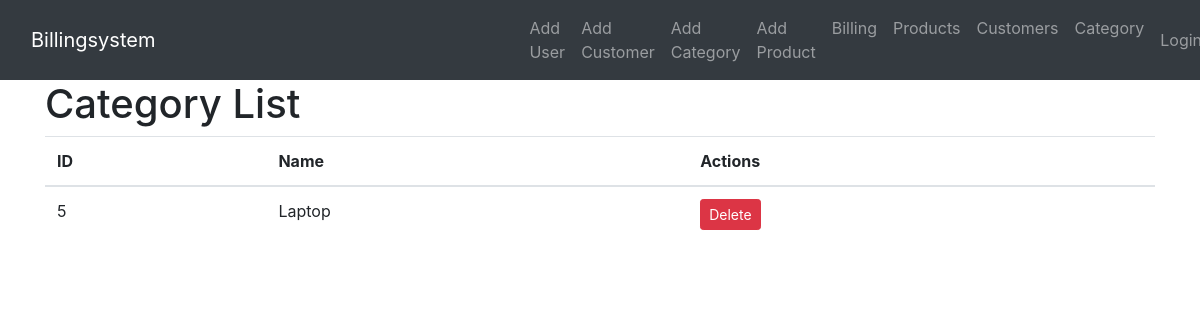
The page /categories/ on the database as committed earlier.
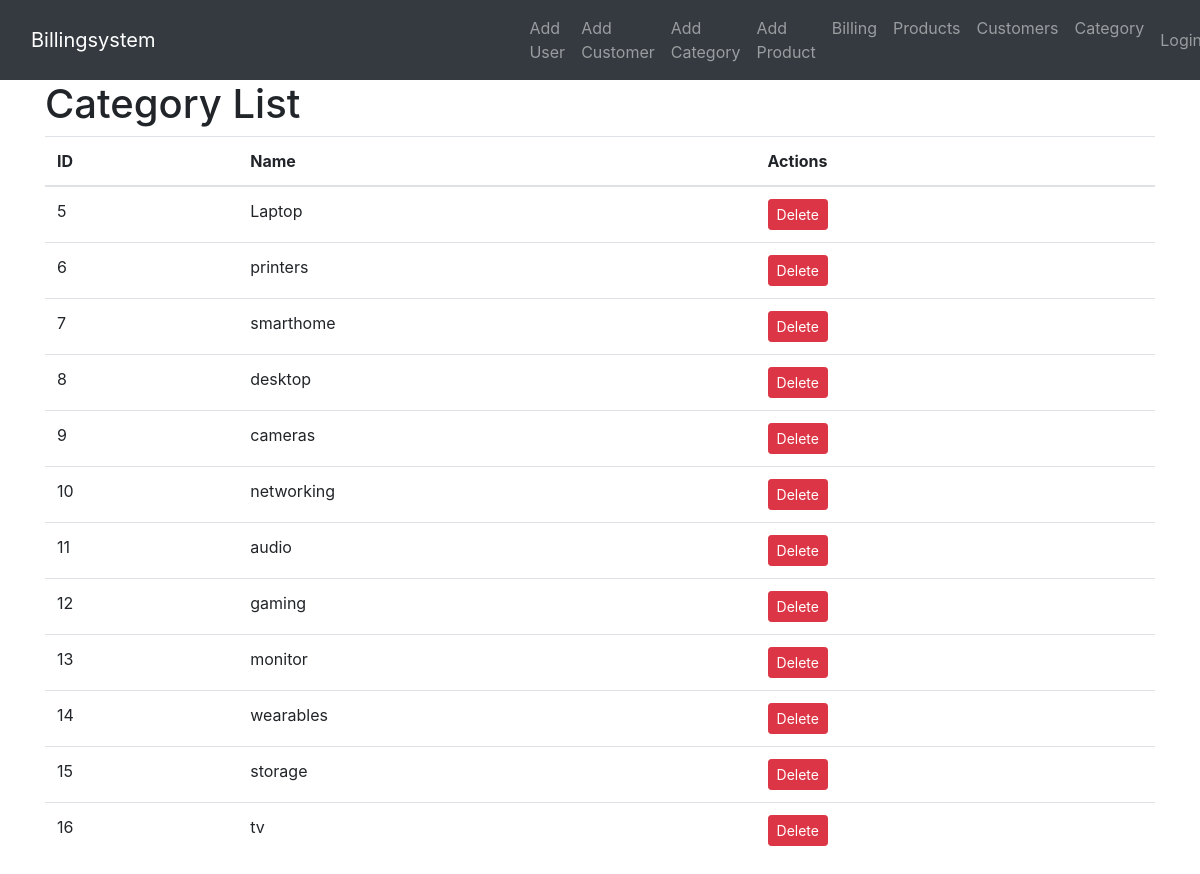
The same page on the database as committed later.
### billingsystemapp/models.py (models this page shows, shortened)
class Category(models.Model):
    name = models.CharField(max_length=100)

### billingsystemapp/views.py (the view)
# urls.py: path('categories/', views.category_list, name='category_list'),
def category_list(request):
    categories = Category.objects.all()
    return render(request, 'category_list.html', {'categories': categories})

### billingsystemapp/templates/category_list.html (shortened to what this page needs)
<!DOCTYPE html>
<html lang="en">
<head>
    <link rel="stylesheet" href="https://stackpath.bootstrapcdn.com/bootstrap/4.5.2/css/bootstrap.min.css">
</head>
<body>
    <div class="nav">
        <nav class="navbar navbar-expand-lg navbar-dark bg-dark" style="width: 100%;">
            <div class="container-fluid">
                <a class="navbar-brand" href="{% url 'billing' %}">Billingsystem</a>
                <div class="collapse navbar-collapse justify-content-between" id="navbarNav">
                    <ul class="navbar-nav" style="padding-left: 350px;">
                        <li class="nav-item">
                            <a class="nav-link" href="{% url 'adduser' %}">Add User</a>
                        </li>
                        <li class="nav-item">
                            <a class="nav-link" href="{% url 'addcustomer' %}">Add Customer</a>
                        </li>
                        <li class="nav-item">
                            <a class="nav-link" href="{% url 'addcategory' %}">Add Category</a>
                        </li>
                        <li class="nav-item">
                            <a class="nav-link" href="{% url 'addproduct' %}">Add Product</a>
                        </li>
                        <li class="nav-item">
                            <a class="nav-link" href="{% url 'billing' %}">Billing</a>
                        </li>
                        <li class="nav-item">
                            <a class="nav-link" href="{% url 'product' %}">Products</a>
                        </li>
                        <li class="nav-item">
                            <a class="nav-link" href="{% url 'customers' %}">Customers</a>
                        </li>
                        <li class="nav-item">
                            <a class="nav-link" href="{% url 'category_list' %}">Category</a>
                        </li>
                    </ul>
                    <ul class="navbar-nav">
                        {% if user.is_authenticated %}
                            <li class="nav-item">
                                <a class="nav-link" href="{% url 'logout' %}">Logout</a>
                            </li>
                        {% else %}
                            <li class="nav-item">
                                <a class="nav-link" href="{% url 'login' %}">Login</a>
                            </li>
                        {% endif %}
                    </ul>
                </div>
            </div>
        </nav>
    </div>
    <div class="container">
        <h1>Category List</h1>
        <table class="table">
            <thead>
                <tr>
                    <th>ID</th>
                    <th>Name</th>
                    <th>Actions</th>
                </tr>
            </thead>
            <tbody>
                {% for category in categories %}
                <tr>
                    <td>{{ category.id }}</td>
                    <td>{{ category.name }}</td>
                    <td>
                        <a class="btn btn-sm btn-danger" href="{% url 'category_delete' category.id  %}">Delete</a>
                    </td>
                </tr>
                {% endfor %}
            </tbody>
        </table>
    </div>
</body>
</html>

Rows that differ between the two databases and show on the page:
added Category: id "6", name "printers"
added Category: id "7", name "smarthome"
added Category: id "8", name "desktop"
added Category: id "9", name "cameras"
added Category: id "10", name "networking"
added Category: id "11", name "audio"
added Category: id "12", name "gaming"
added Category: id "13", name "monitor"
added Category: id "14", name "wearables"
added Category: id "15", name "storage"
added Category: id "16", name "tv"
